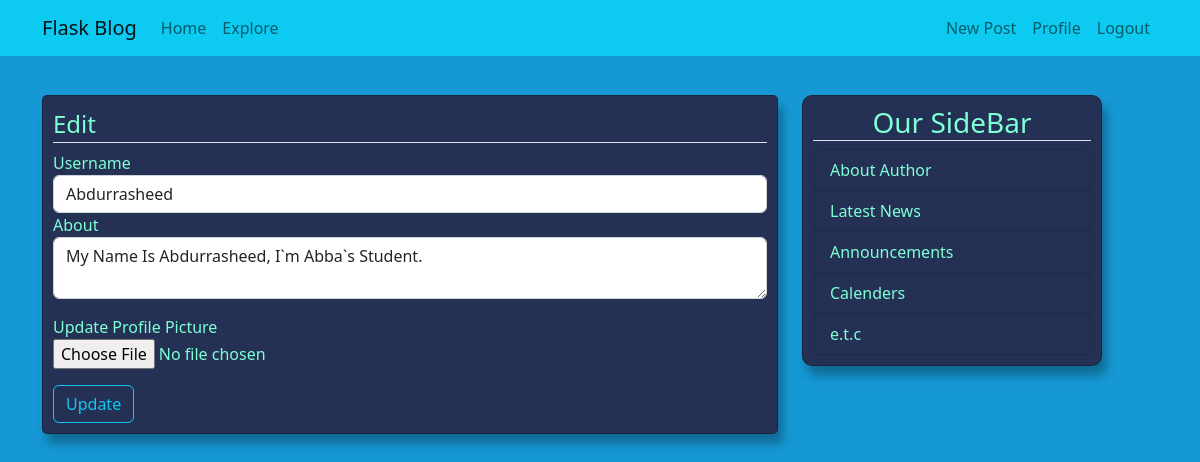
/profile/1/update (signed in), run on an earlier commit of the app's database.
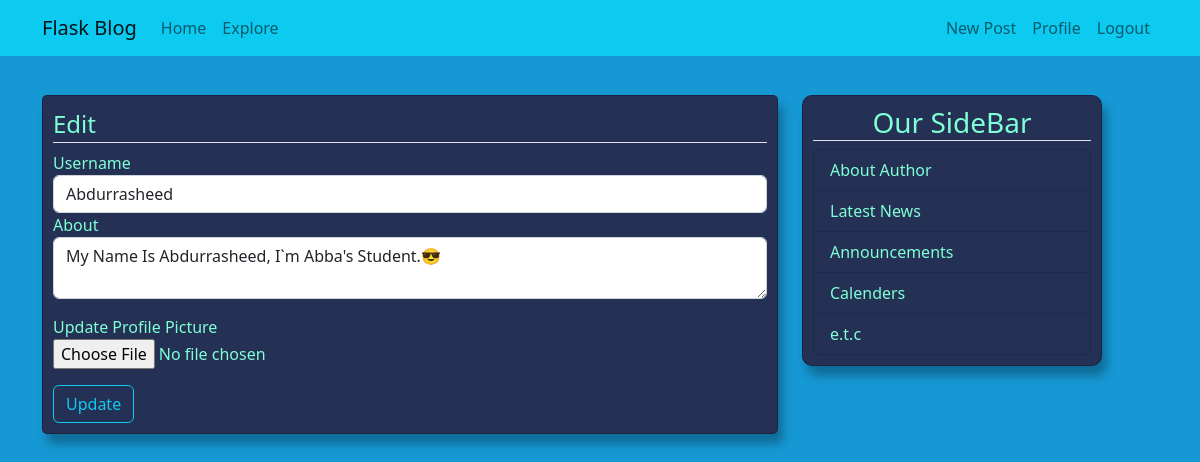
And on a later commit of the database.
### app/models.py (models this page shows, shortened)
class User(db.Model, UserMixin):
    id = db.Column(db.Integer, primary_key=True)
    username = db.Column(db.String(20), unique=True, nullable=False)
    email = db.Column(db.String(120), unique=True, nullable=False)
    password_hash = db.Column(db.String(20), nullable=False)
    image_file = db.Column(db.String, default='vector.jpg')
    about = db.Column(db.String, nullable=True)
    last_seen = db.Column(db.DateTime, default=datetime.utcnow)
    posts = db.relationship('Post', backref='author', lazy='dynamic')
    followed = db.relationship('User',
        secondary = followers,
        primaryjoin = (followers.c.follower_id == id),
        secondaryjoin = (followers.c.followed_id == id),
        backref = db.backref('followers', lazy='dynamic'),
        lazy = 'dynamic'
    )

### app/blog.py (the view)
@bp.route("/profile/<int:id>/update", methods=['POST', 'GET'])
def profile_update(id):
    form = EditProfileForm()
    if form.validate_on_submit():
        if form.picture.data:
            picture_file = save_picture(form.picture.data)
            if current_user.image_file != 'vector.jpg':
                os.remove(os.path.join(current_app.root_path, "static/profile_pics", current_user.image_file))
            current_user.image_file = picture_file
        current_user.username = form.username.data
        current_user.about = form.about.data
        db.session.commit()
        flash('Your account has been updated.', 'success')
        return redirect(url_for('blog.profile', id=current_user.id))
    elif request.method == 'GET':
        form.username.data = current_user.username
        form.about.data = current_user.about
    return render_template("blog/edit_pro.html", title='Edit Profile', legend='Edit', form=form)

### app/forms.py
class EditProfileForm(FlaskForm):
    username = StringField('Username', validators=[DataRequired()], render_kw={'placeholder': 'Username'})
    about = TextAreaField('About', validators=[Length(min=10, max=120)])
    picture = FileField("Update Profile Picture", validators=[FileAllowed(['jpg', 'png', 'jpeg'])])
    submit = SubmitField('Update')

### app/auth.py (called while the page is built)
@login_manager.user_loader
def load_user(id):
    user = User.query.get_or_404(int(id))
    return user

### app/blog.py (called while the page is built)
@bp.before_request
def before_request():
    if current_user.is_authenticated:
        current_user.last_seen = datetime.utcnow()
        db.session.commit()

### app/templates/blog/edit_pro.html (shortened to what this page needs)
{% extends 'layout.html' %}
{% block content %}
    <form action="" method="post" enctype="multipart/form-data">
        <div class="content-section">
            <fieldset>
                <legend class="border-bottom">{{ legend }}</legend>
                <div class="form-group">
                    {{ form.username.label(class="form-control-label") }}
                    {% if form.username.errors %}
                        {{ form.username(class="form-control is-invalid") }}
                        <div class="invalid-feedback">
                            {% for error in form.username.errors %}
                                <span>{{ error }}</span>
                            {% endfor %}
                        </div>
                    {% else %}
                        {{ form.username(class="form-control") }}
                    {% endif %}
                </div>
                <div class="form-group">
                    {{ form.about.label(class="form-control-label") }}
                    {% if form.about.errors %}
                        {{ form.about(class="form-control is-invalid") }}
                        <div class="invalid-feedback">
                            {% for error in form.about.errors %}
                                <span>{{ error }}</span>
                            {% endfor %}
                        </div>
                    {% else %}
                        {{ form.about(class="form-control") }}
                    {% endif %}
                </div>
                <div class="form-group mt-3">
                    {{ form.picture.label () }}</br>
                    {{ form.picture (class="form-control-file") }}
                </div>
            </fieldset>
            <div class="form-group mt-3">
                {{ form.submit (class="btn btn-outline-info") }}
            </div>
        </div>
    </form>
{% endblock %}

What changed in the data, as far as the page shows it:
changed User "Abdurrasheed": about "My Name Is Abdurrasheed, I`m Abba`s Student." → "My Name Is Abdurrasheed, I`m Abba's Student.😎"
